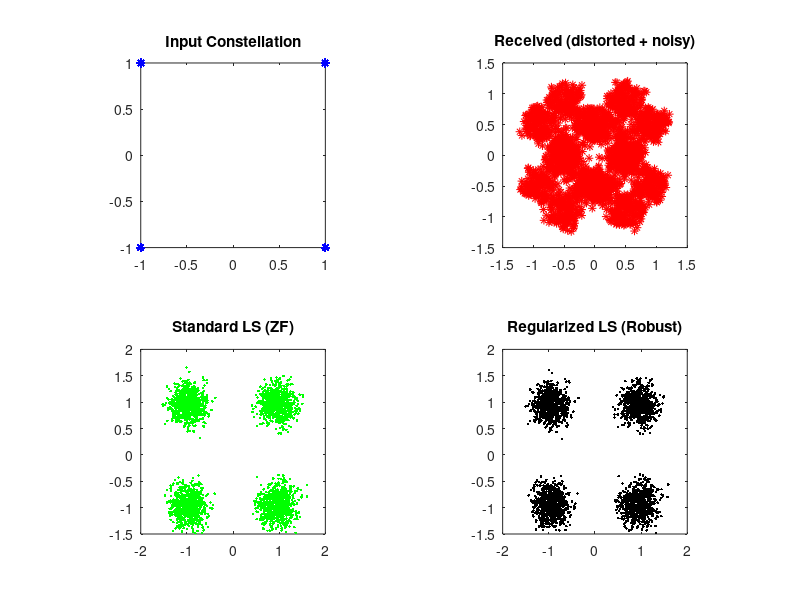
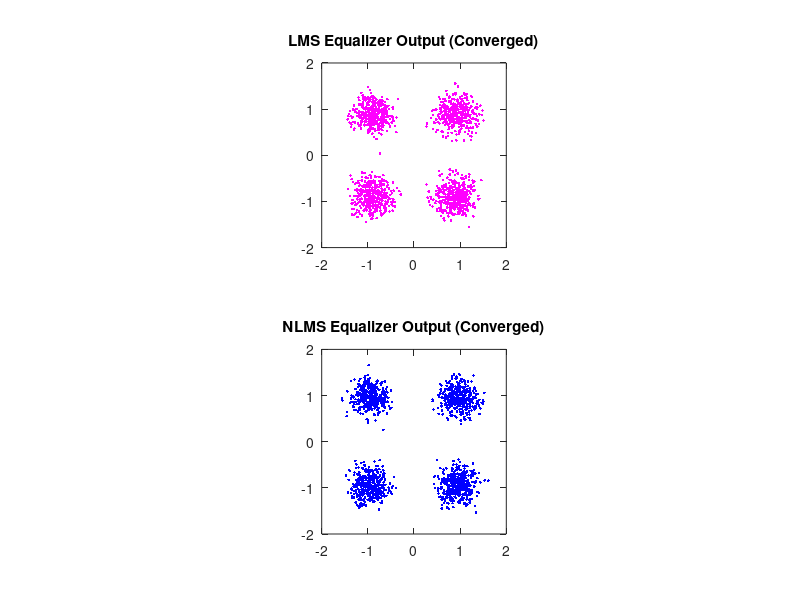

The MATLAB script that drew these images, in order:
% lab21_ex_equ_mse_nlms_robust.m
% Robust Channel Estimation and Equalization
% Methods: ZF (via LS), Regularized LS (Damped), LMS, NLMS

%pkg load communications % Remove if using MATLAB
clear all; close all;

% --- Parameters ---
N = 3000;    % Number of symbols
L = 1000;    % Training length for block equalizers
M = 10;      % Equalizer filter length                   
mi_nlms = 0.1;   % NLMS step size
mi_lms  = 0.005; % LMS step size (must be smaller than NLMS)
delta   = 5.0;   % Damping factor for Regularized LS (Robustness)

% --- 1. Transmitter ---
% IQ 4-QAM states
x0 = (2*round(rand(1,N))-1) + j*(2*round(rand(1,N))-1); 
figure(1); subplot(2,2,1); plot(x0,'b*'); title('Input Constellation'); axis square;

% --- 2. Channel (Multipath) ---
h = [0.5; 0.2+0.2j; 0.1-0.05j; zeros(2,1); 0.05]; % Fixed complex channel
y_clean = conv(x0, h);

% --- 3. Receiver (Add Noise) ---
% SNR is lower here (20dB) to highlight the benefit of robust algorithms
y = awgn(y_clean, 20, 'measured'); 
subplot(2,2,2); plot(y,'r*'); title('Received (distorted + noisy)'); axis square;

% Prepare Data Matrices for Block Methods
V = toeplitz(y(M:L), y(M:-1:1));  % Convolution matrix (received)
u = x0(M:L).';                    % Target vector (transmitted)

% ==================================================================
% METHOD A: Least Squares (Zero Forcing approximation)
% ==================================================================
% This is what V\u does. It tries to force error to zero, 
% but amplifies noise if matrix is ill-conditioned.
g_zf = inv(V'*V) * V' * u; 
xest_zf = conv(y, g_zf.');

% ==================================================================
% METHOD B: Regularized Least Squares (Robust / "Damped")
% ==================================================================
% We add 'delta * Identity Matrix' to the inversion.
% This prevents the filter from creating huge gains for noise.
% Formula: g = inv(V'*V + delta*I) * V'*u
g_reg = inv(V'*V + delta * eye(M)) * V' * u;
xest_reg = conv(y, g_reg.');

subplot(2,2,3); plot(xest_zf(M:N), 'g.'); title('Standard LS (ZF)'); axis square;
subplot(2,2,4); plot(xest_reg(M:N), 'k.'); title('Regularized LS (Robust)'); axis square;

% Compare Errors
err_zf  = sum(abs(round(x0(M:N)) - round(xest_zf(M:N))) > 0.1);
err_reg = sum(abs(round(x0(M:N)) - round(xest_reg(M:N))) > 0.1);
fprintf('Bit Errors (Standard LS): %d\n', err_zf);
fprintf('Bit Errors (Regularized): %d\n', err_reg);
fprintf('--> Regularization usually reduces outliers.\n\n');

pause; 

% ==================================================================
% METHOD C: Adaptive Filters (LMS vs NLMS)
% ==================================================================
figure(2);

% Initialize
by = zeros(M,1);
g_lms = zeros(M,1);
g_nlms = zeros(M,1);
xest_lms = zeros(1,N);
xest_nlms = zeros(1,N);

for n = 1 : N
   by = [y(n); by(1:M-1)];  % Shift buffer
   
   % --- 1. Standard LMS ---
   % Simple gradient descent. 
   % Update: w = w + mu * error * input
   y_out_lms = sum(by .* conj(g_lms));
   e_lms = x0(n) - y_out_lms;
   g_lms = g_lms + mi_lms * conj(e_lms) * by; 
   xest_lms(n) = y_out_lms;
   
   % --- 2. NLMS (Normalized) ---
   % Robust to input power scaling.
   % Update: w = w + mu * error * input / (input_energy)
   y_out_nlms = sum(by .* conj(g_nlms));
   e_nlms = x0(n) - y_out_nlms;
   energy = (by' * by) + 1e-5; % Small constant to avoid div by zero
   g_nlms = g_nlms + mi_nlms * conj(e_nlms) * by / energy; 
   xest_nlms(n) = y_out_nlms;
end

subplot(2,1,1); plot(xest_lms(N/2:end), 'm.'); 
title('LMS Equalizer Output (Converged)'); axis([-2 2 -2 2]); axis square;
subplot(2,1,2); plot(xest_nlms(N/2:end), 'b.'); 
title('NLMS Equalizer Output (Converged)'); axis([-2 2 -2 2]); axis square;

% Calculate final errors
err_lms = sum(round(x0(N/2:end)) ~= round(xest_lms(N/2:end)));
err_nlms = sum(round(x0(N/2:end)) ~= round(xest_nlms(N/2:end)));

fprintf('Errors LMS: %d\n', err_lms);
fprintf('Errors NLMS: %d\n', err_nlms);